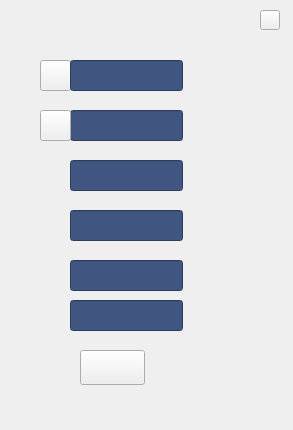
<?xml version="1.0" encoding="UTF-8"?>
<ui version="4.0">
 <class>widget3_14</class>
 <widget class="QWidget" name="widget3_14">
  <property name="geometry">
   <rect>
    <x>0</x>
    <y>0</y>
    <width>293</width>
    <height>430</height>
   </rect>
  </property>
  <property name="windowTitle">
   <string>Form</string>
  </property>
  <widget class="QFrame" name="frame">
   <property name="geometry">
    <rect>
     <x>0</x>
     <y>0</y>
     <width>293</width>
     <height>430</height>
    </rect>
   </property>
   <property name="frameShape">
    <enum>QFrame::NoFrame</enum>
   </property>
   <property name="frameShadow">
    <enum>QFrame::Plain</enum>
   </property>
   <property name="lineWidth">
    <number>0</number>
   </property>
   <widget class="MyLineEdit" name="edit_4">
    <property name="geometry">
     <rect>
      <x>70</x>
      <y>210</y>
      <width>113</width>
      <height>31</height>
     </rect>
    </property>
    <property name="sizePolicy">
     <sizepolicy hsizetype="Ignored" vsizetype="Ignored">
      <horstretch>0</horstretch>
      <verstretch>0</verstretch>
     </sizepolicy>
    </property>
    <property name="font">
     <font>
      <family>微软雅黑</family>
      <pointsize>12</pointsize>
     </font>
    </property>
    <property name="styleSheet">
     <string notr="true">color: rgb(255, 255, 255);
background-color: rgb(64, 86, 129);</string>
    </property>
    <property name="alignment">
     <set>Qt::AlignRight|Qt::AlignTrailing|Qt::AlignVCenter</set>
    </property>
   </widget>
   <widget class="MyLineEdit" name="edit_2">
    <property name="geometry">
     <rect>
      <x>70</x>
      <y>110</y>
      <width>113</width>
      <height>31</height>
     </rect>
    </property>
    <property name="sizePolicy">
     <sizepolicy hsizetype="Ignored" vsizetype="Ignored">
      <horstretch>0</horstretch>
      <verstretch>0</verstretch>
     </sizepolicy>
    </property>
    <property name="font">
     <font>
      <family>微软雅黑</family>
      <pointsize>12</pointsize>
     </font>
    </property>
    <property name="styleSheet">
     <string notr="true">color: rgb(255, 255, 255);
background-color: rgb(64, 86, 129);</string>
    </property>
    <property name="alignment">
     <set>Qt::AlignRight|Qt::AlignTrailing|Qt::AlignVCenter</set>
    </property>
   </widget>
   <widget class="QPushButton" name="bt_l_2">
    <property name="geometry">
     <rect>
      <x>40</x>
      <y>110</y>
      <width>31</width>
      <height>31</height>
     </rect>
    </property>
    <property name="sizePolicy">
     <sizepolicy hsizetype="Ignored" vsizetype="Ignored">
      <horstretch>0</horstretch>
      <verstretch>0</verstretch>
     </sizepolicy>
    </property>
    <property name="text">
     <string/>
    </property>
   </widget>
   <widget class="MyLineEdit" name="edit_3">
    <property name="geometry">
     <rect>
      <x>70</x>
      <y>160</y>
      <width>113</width>
      <height>31</height>
     </rect>
    </property>
    <property name="sizePolicy">
     <sizepolicy hsizetype="Ignored" vsizetype="Ignored">
      <horstretch>0</horstretch>
      <verstretch>0</verstretch>
     </sizepolicy>
    </property>
    <property name="font">
     <font>
      <family>微软雅黑</family>
      <pointsize>12</pointsize>
     </font>
    </property>
    <property name="styleSheet">
     <string notr="true">color: rgb(255, 255, 255);
background-color: rgb(64, 86, 129);</string>
    </property>
    <property name="alignment">
     <set>Qt::AlignRight|Qt::AlignTrailing|Qt::AlignVCenter</set>
    </property>
   </widget>
   <widget class="MyLineEdit" name="edit_5">
    <property name="geometry">
     <rect>
      <x>70</x>
      <y>260</y>
      <width>113</width>
      <height>31</height>
     </rect>
    </property>
    <property name="sizePolicy">
     <sizepolicy hsizetype="Ignored" vsizetype="Ignored">
      <horstretch>0</horstretch>
      <verstretch>0</verstretch>
     </sizepolicy>
    </property>
    <property name="font">
     <font>
      <family>微软雅黑</family>
      <pointsize>12</pointsize>
     </font>
    </property>
    <property name="styleSheet">
     <string notr="true">color: rgb(255, 255, 255);
background-color: rgb(64, 86, 129);</string>
    </property>
    <property name="alignment">
     <set>Qt::AlignRight|Qt::AlignTrailing|Qt::AlignVCenter</set>
    </property>
   </widget>
   <widget class="QPushButton" name="bt_l_1">
    <property name="geometry">
     <rect>
      <x>40</x>
      <y>60</y>
      <width>31</width>
      <height>31</height>
     </rect>
    </property>
    <property name="sizePolicy">
     <sizepolicy hsizetype="Ignored" vsizetype="Ignored">
      <horstretch>0</horstretch>
      <verstretch>0</verstretch>
     </sizepolicy>
    </property>
    <property name="text">
     <string/>
    </property>
   </widget>
   <widget class="MyLineEdit" name="edit_1">
    <property name="geometry">
     <rect>
      <x>70</x>
      <y>60</y>
      <width>113</width>
      <height>31</height>
     </rect>
    </property>
    <property name="sizePolicy">
     <sizepolicy hsizetype="Ignored" vsizetype="Ignored">
      <horstretch>0</horstretch>
      <verstretch>0</verstretch>
     </sizepolicy>
    </property>
    <property name="font">
     <font>
      <family>微软雅黑</family>
      <pointsize>12</pointsize>
     </font>
    </property>
    <property name="styleSheet">
     <string notr="true">color: rgb(255, 255, 255);
background-color: rgb(64, 86, 129);</string>
    </property>
    <property name="alignment">
     <set>Qt::AlignRight|Qt::AlignTrailing|Qt::AlignVCenter</set>
    </property>
   </widget>
   <widget class="QPushButton" name="bt_b_0">
    <property name="geometry">
     <rect>
      <x>80</x>
      <y>350</y>
      <width>65</width>
      <height>35</height>
     </rect>
    </property>
    <property name="sizePolicy">
     <sizepolicy hsizetype="Ignored" vsizetype="Ignored">
      <horstretch>0</horstretch>
      <verstretch>0</verstretch>
     </sizepolicy>
    </property>
    <property name="text">
     <string/>
    </property>
   </widget>
   <widget class="QPushButton" name="bt_close">
    <property name="geometry">
     <rect>
      <x>260</x>
      <y>10</y>
      <width>20</width>
      <height>20</height>
     </rect>
    </property>
    <property name="sizePolicy">
     <sizepolicy hsizetype="Ignored" vsizetype="Ignored">
      <horstretch>0</horstretch>
      <verstretch>0</verstretch>
     </sizepolicy>
    </property>
    <property name="text">
     <string/>
    </property>
   </widget>
   <widget class="MyLineEdit" name="edit_6">
    <property name="geometry">
     <rect>
      <x>70</x>
      <y>300</y>
      <width>113</width>
      <height>31</height>
     </rect>
    </property>
    <property name="sizePolicy">
     <sizepolicy hsizetype="Ignored" vsizetype="Ignored">
      <horstretch>0</horstretch>
      <verstretch>0</verstretch>
     </sizepolicy>
    </property>
    <property name="font">
     <font>
      <family>微软雅黑</family>
      <pointsize>12</pointsize>
     </font>
    </property>
    <property name="styleSheet">
     <string notr="true">color: rgb(255, 255, 255);
background-color: rgb(64, 86, 129);</string>
    </property>
    <property name="alignment">
     <set>Qt::AlignRight|Qt::AlignTrailing|Qt::AlignVCenter</set>
    </property>
   </widget>
  </widget>
 </widget>
 <customwidgets>
  <customwidget>
   <class>MyLineEdit</class>
   <extends>QLineEdit</extends>
   <header>mylineedit.h</header>
  </customwidget>
 </customwidgets>
 <resources/>
 <connections/>
</ui>
